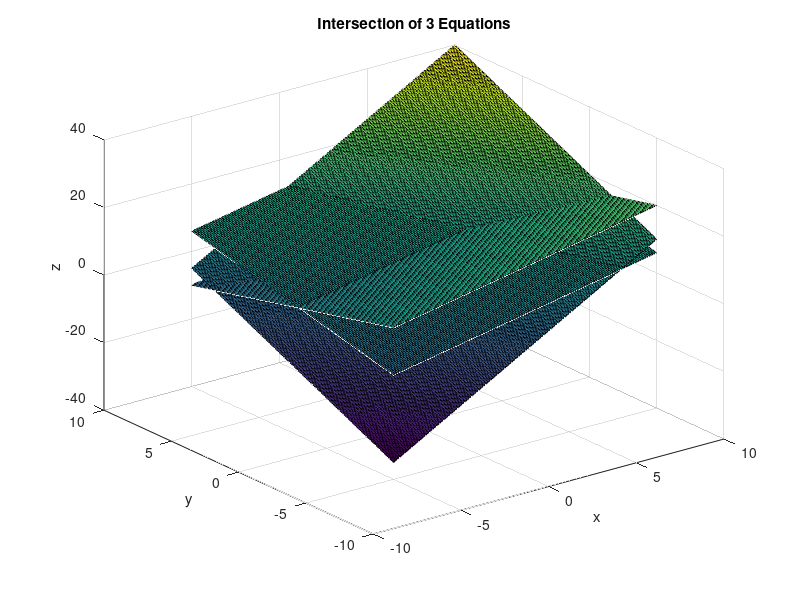

MATLAB code to generate this figure:
[x y] = meshgrid(-5:0.1:10)
z=x-y+5
surf(x, y, z)
hold on
z=x+y+1
surf(x, y, z)
hold on
z=3*x+2*y-10
surf(x, y, z)
hold on
title("Intersection of 3 Equations");
xlabel("x");
ylabel("y");
zlabel("z");
